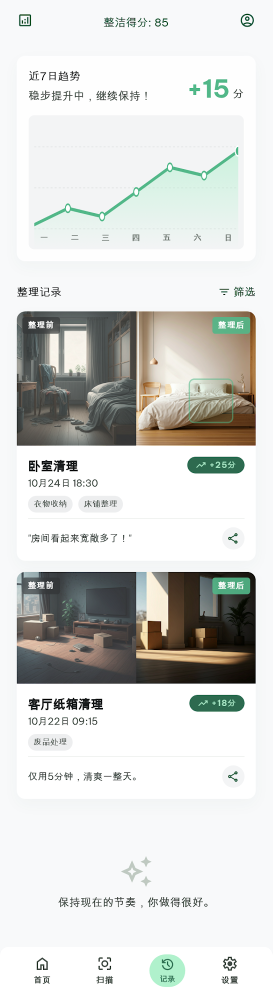
#> input picture docs/designs/26_整理足迹与趋势分析.png, 545 x 2000 px, found by its file name (shown at 1/2 size)
$ python make_screenshots.py
#> lines starting #> are read from the running program, lines starting #| are printed output that depends on the picture
#!/usr/bin/env python3
"""Generate App Store screenshots at required sizes from design mockups.

Letterboxes the mockup with the TidyZen primary green background so each
output matches Apple's required pixel dimensions without stretching.
"""
import os
from PIL import Image

BG = (45, 106, 79)  # TidyZen colors.primary #2d6a4f

SIZES = {
    "6.7_iPhone15ProMax": (1290, 2796),
    "6.5_iPhone14Plus":   (1284, 2778),
    "5.5_iPhone8Plus":    (1242, 2208),
}

SOURCES = [
    ("01_home_score",        "26_整理足迹与趋势分析.png"),
    ("02_analysis_result",   "17_深度分析结果_TidyZen.png"),
    ("03_before_after",      "22_整理记录详情.png"),
]

SRC_DIR = "/Users/eeexu/web/ll/proving-ground/TidyZen/docs/designs"
OUT_DIR = "/Users/eeexu/web/ll/proving-ground/TidyZen/docs/screenshots"

os.makedirs(OUT_DIR, exist_ok=True)

def fit(im: Image.Image, target_w: int, target_h: int) -> Image.Image:
    canvas = Image.new("RGB", (target_w, target_h), BG)
    scale = min(target_w / im.width, target_h / im.height)
    new_w, new_h = int(im.width * scale), int(im.height * scale)
    resized = im.resize((new_w, new_h), Image.LANCZOS)
    canvas.paste(resized, ((target_w - new_w) // 2, (target_h - new_h) // 2))
    return canvas

for tag, fname in SOURCES:
    src_path = os.path.join(SRC_DIR, fname)
    src_im = Image.open(src_path).convert("RGB")
#> src_im is the input picture: PIL image 545x2000 RGB; mean R, G, B 215.5, 216.5, 213.7
    for size_tag, (w, h) in SIZES.items():
        out = fit(src_im, w, h)
        out_name = f"{size_tag}__{tag}.png"
        out.save(os.path.join(OUT_DIR, out_name), "PNG", optimize=True)
        print(f"wrote {out_name} ({w}x{h}) from {fname}")
#> this loop made 3 passes
#> pass 1, in fit, `canvas = Image.new("RGB", (target_w, target_h), BG)`:
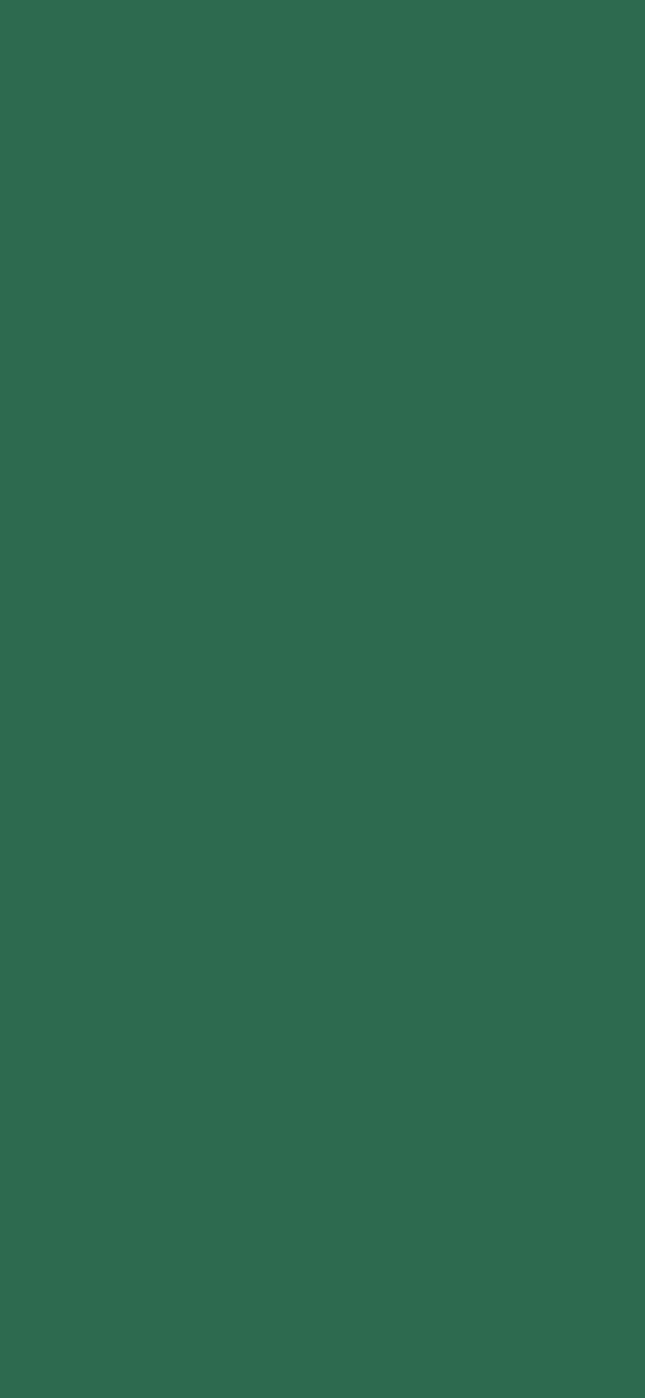
#> canvas: PIL image 1290x2796 RGB (shown at 1/2 size); mean R, G, B 45, 106, 79
#> pass 1, `out = fit(src_im, w, h)`:
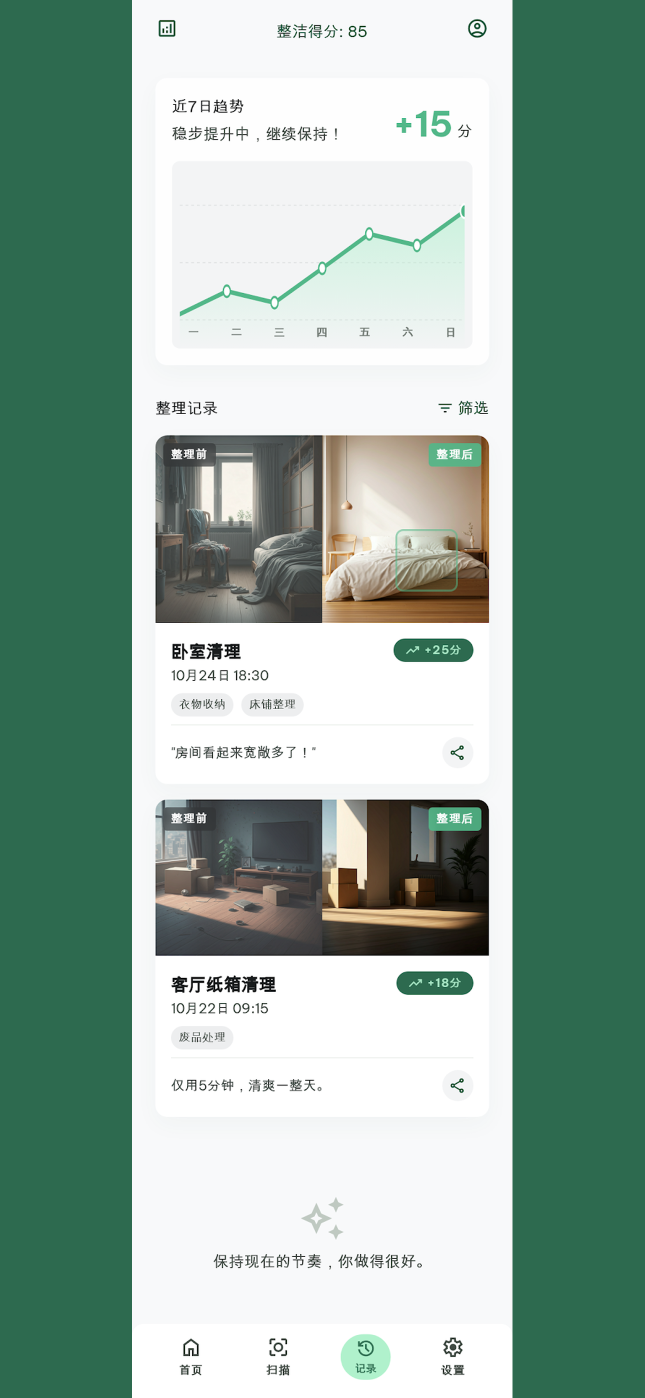
#> out: PIL image 1290x2796 RGB (shown at 1/2 size); mean R, G, B 145.5, 171.2, 158.4
#> after the loop:
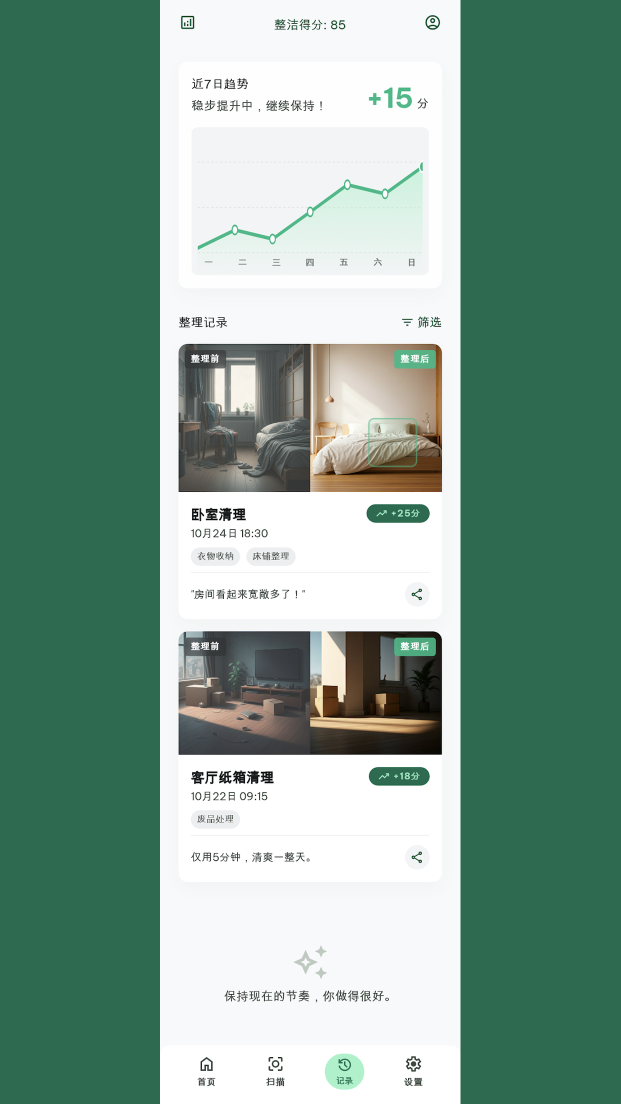
#> out: PIL image 1242x2208 RGB (shown at 1/2 size); mean R, G, B 127.5, 159.5, 144.1
#> pass 2 of the loop `for tag, fname in SOURCES:`:
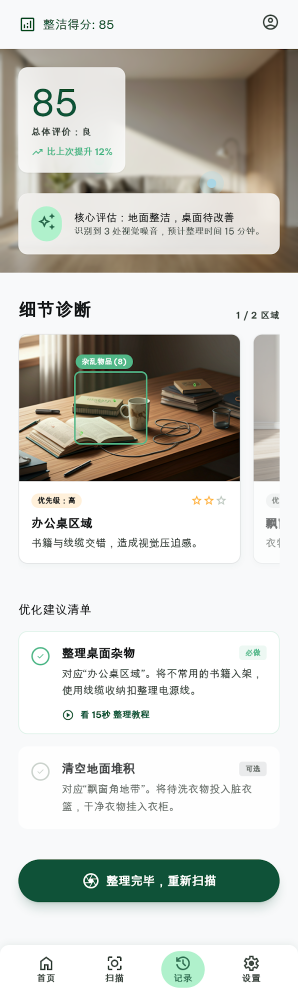
#> input picture docs/designs/17_深度分析结果_TidyZen.png, 596 x 2000 px, found by its file name (shown at 1/2 size)
#> src_im is the input picture: PIL image 596x2000 RGB; mean R, G, B 204.6, 204.9, 198.7
#> the loop `for size_tag, (w, h) in SIZES.items():` made 3 passes
#> pass 1, `out = fit(src_im, w, h)`:
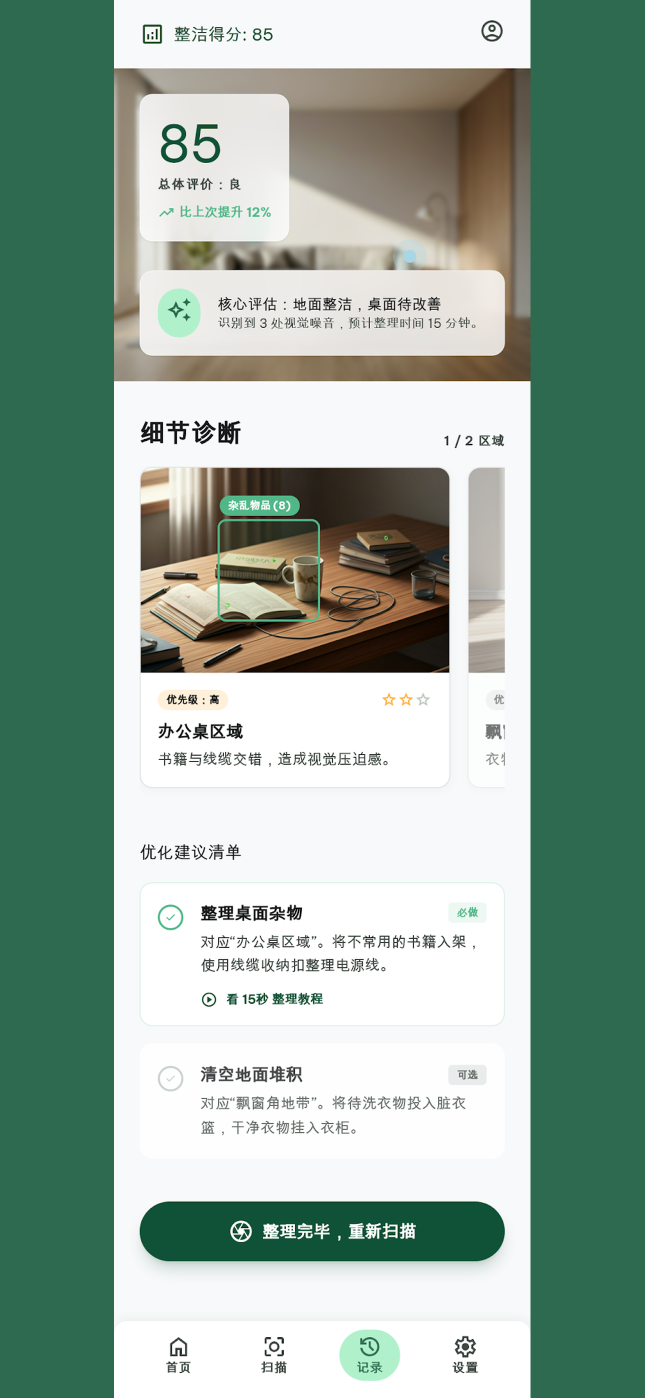
#> out: PIL image 1290x2796 RGB (shown at 1/2 size); mean R, G, B 148, 169.8, 156.3
#> after the loop `for size_tag, (w, h) in SIZES.items():`:
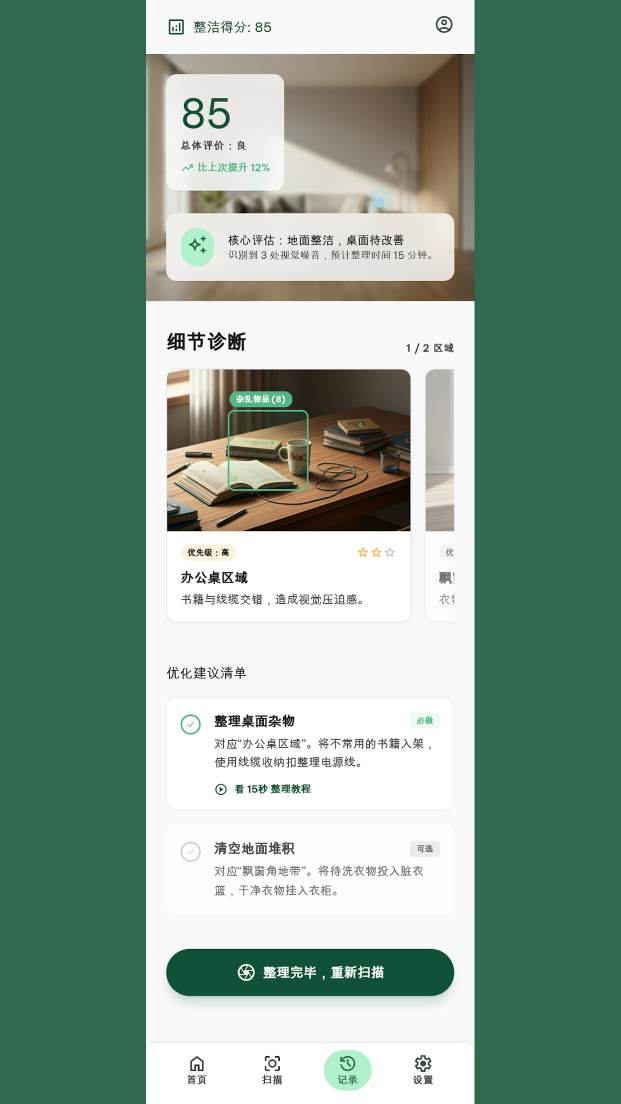
#> out: PIL image 1242x2208 RGB (shown at 1/2 size); mean R, G, B 129.4, 158.3, 142.3
#> pass 3 of the loop `for tag, fname in SOURCES:`:
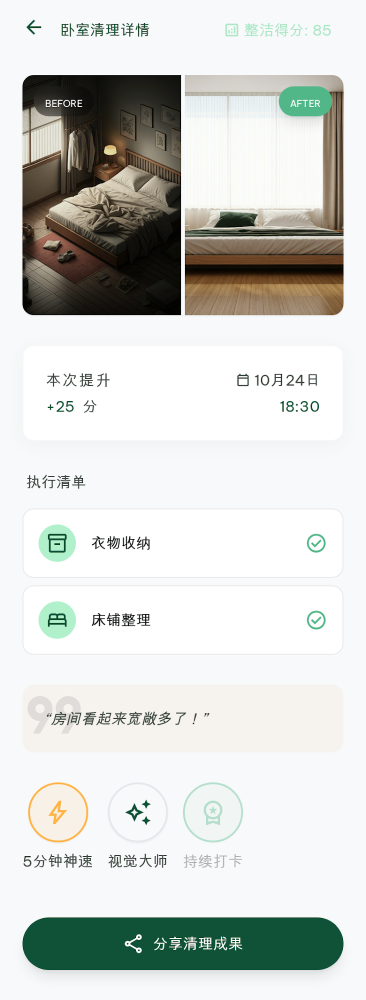
#> input picture docs/designs/22_整理记录详情.png, 732 x 2000 px, found by its file name (shown at 1/2 size)
#> src_im is the input picture: PIL image 732x2000 RGB; mean R, G, B 210.4, 212.8, 208.6
#> the loop `for size_tag, (w, h) in SIZES.items():` made 3 passes
#> pass 1, `out = fit(src_im, w, h)`:
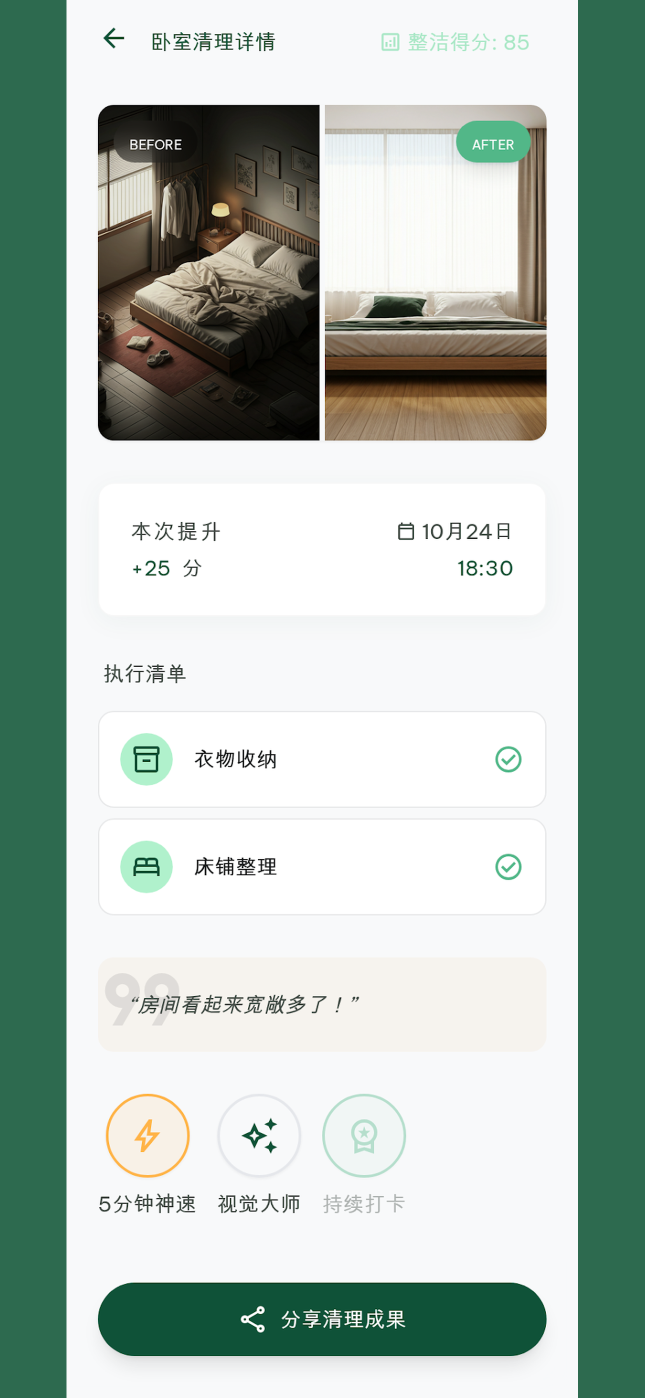
#> out: PIL image 1290x2796 RGB (shown at 1/2 size); mean R, G, B 176.1, 190.7, 181.7
#> after the loop `for size_tag, (w, h) in SIZES.items():`:
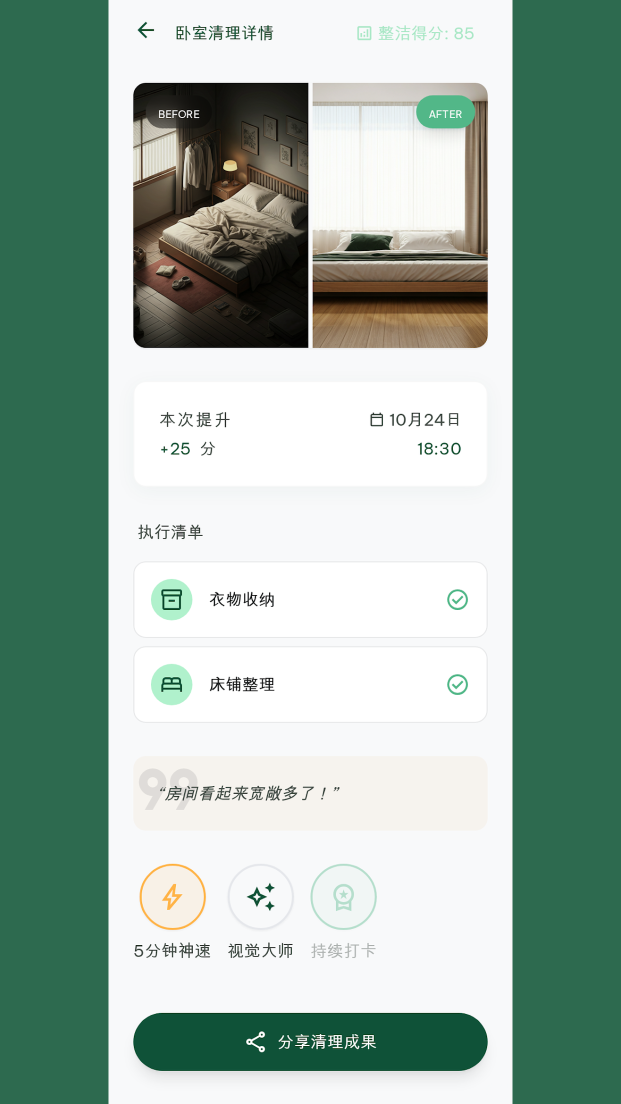
#> out: PIL image 1242x2208 RGB (shown at 1/2 size); mean R, G, B 152.6, 175.5, 163.3
